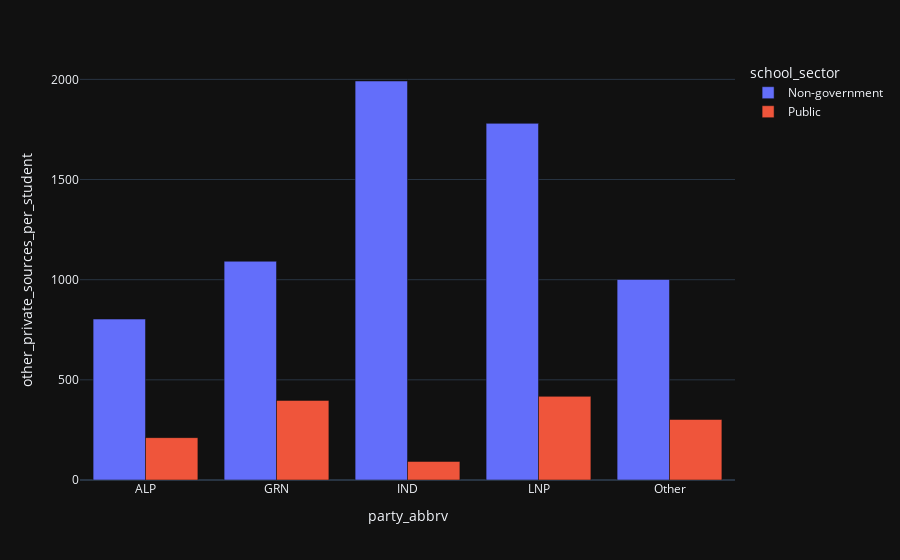

This figure's notebook cell:
### Code cell
grouped = gdf.groupby(["party_abbrv", "school_sector"]).agg(
    {"other_private_sources_per_student": "mean", "total_gross_income_per_student": "mean"}).reset_index()
px.bar(grouped, x="party_abbrv", y="other_private_sources_per_student", color="school_sector", barmode="group")

### Figure 1 — Plotly figure (JSON) as saved in the notebook; plotly's stock layout.template omitted (floating-point values rounded to 4 significant figures)
{"data": [{"alignmentgroup": "True", "hovertemplate": "school_sector=Non-government<br>party_abbrv=%{x}<br>other_private_sources_per_student=%{y}<extra></extra>", "legendgroup": "Non-government", "marker": {"color": "#636efa", "pattern": {"shape": ""}}, "name": "Non-government", "offsetgroup": "Non-government", "orientation": "v", "showlegend": true, "textposition": "auto", "x": ["ALP", "GRN", "IND", "LNP", "Other"], "xaxis": "x", "y": [803.4, 1092.0, 1992.0, 1780.0, 1001.0], "yaxis": "y", "type": "bar"}, {"alignmentgroup": "True", "hovertemplate": "school_sector=Public<br>party_abbrv=%{x}<br>other_private_sources_per_student=%{y}<extra></extra>", "legendgroup": "Public", "marker": {"color": "#EF553B", "pattern": {"shape": ""}}, "name": "Public", "offsetgroup": "Public", "orientation": "v", "showlegend": true, "textposition": "auto", "x": ["ALP", "GRN", "IND", "LNP", "Other"], "xaxis": "x", "y": [211.5, 397.3, 92.67, 417.5, 302.0], "yaxis": "y", "type": "bar"}], "layout": {"xaxis": {"anchor": "y", "domain": [0.0, 1.0], "title": {"text": "party_abbrv"}}, "yaxis": {"anchor": "x", "domain": [0.0, 1.0], "title": {"text": "other_private_sources_per_student"}}, "legend": {"title": {"text": "school_sector"}, "tracegroupgap": 0}, "margin": {"t": 60}, "barmode": "group"}}
